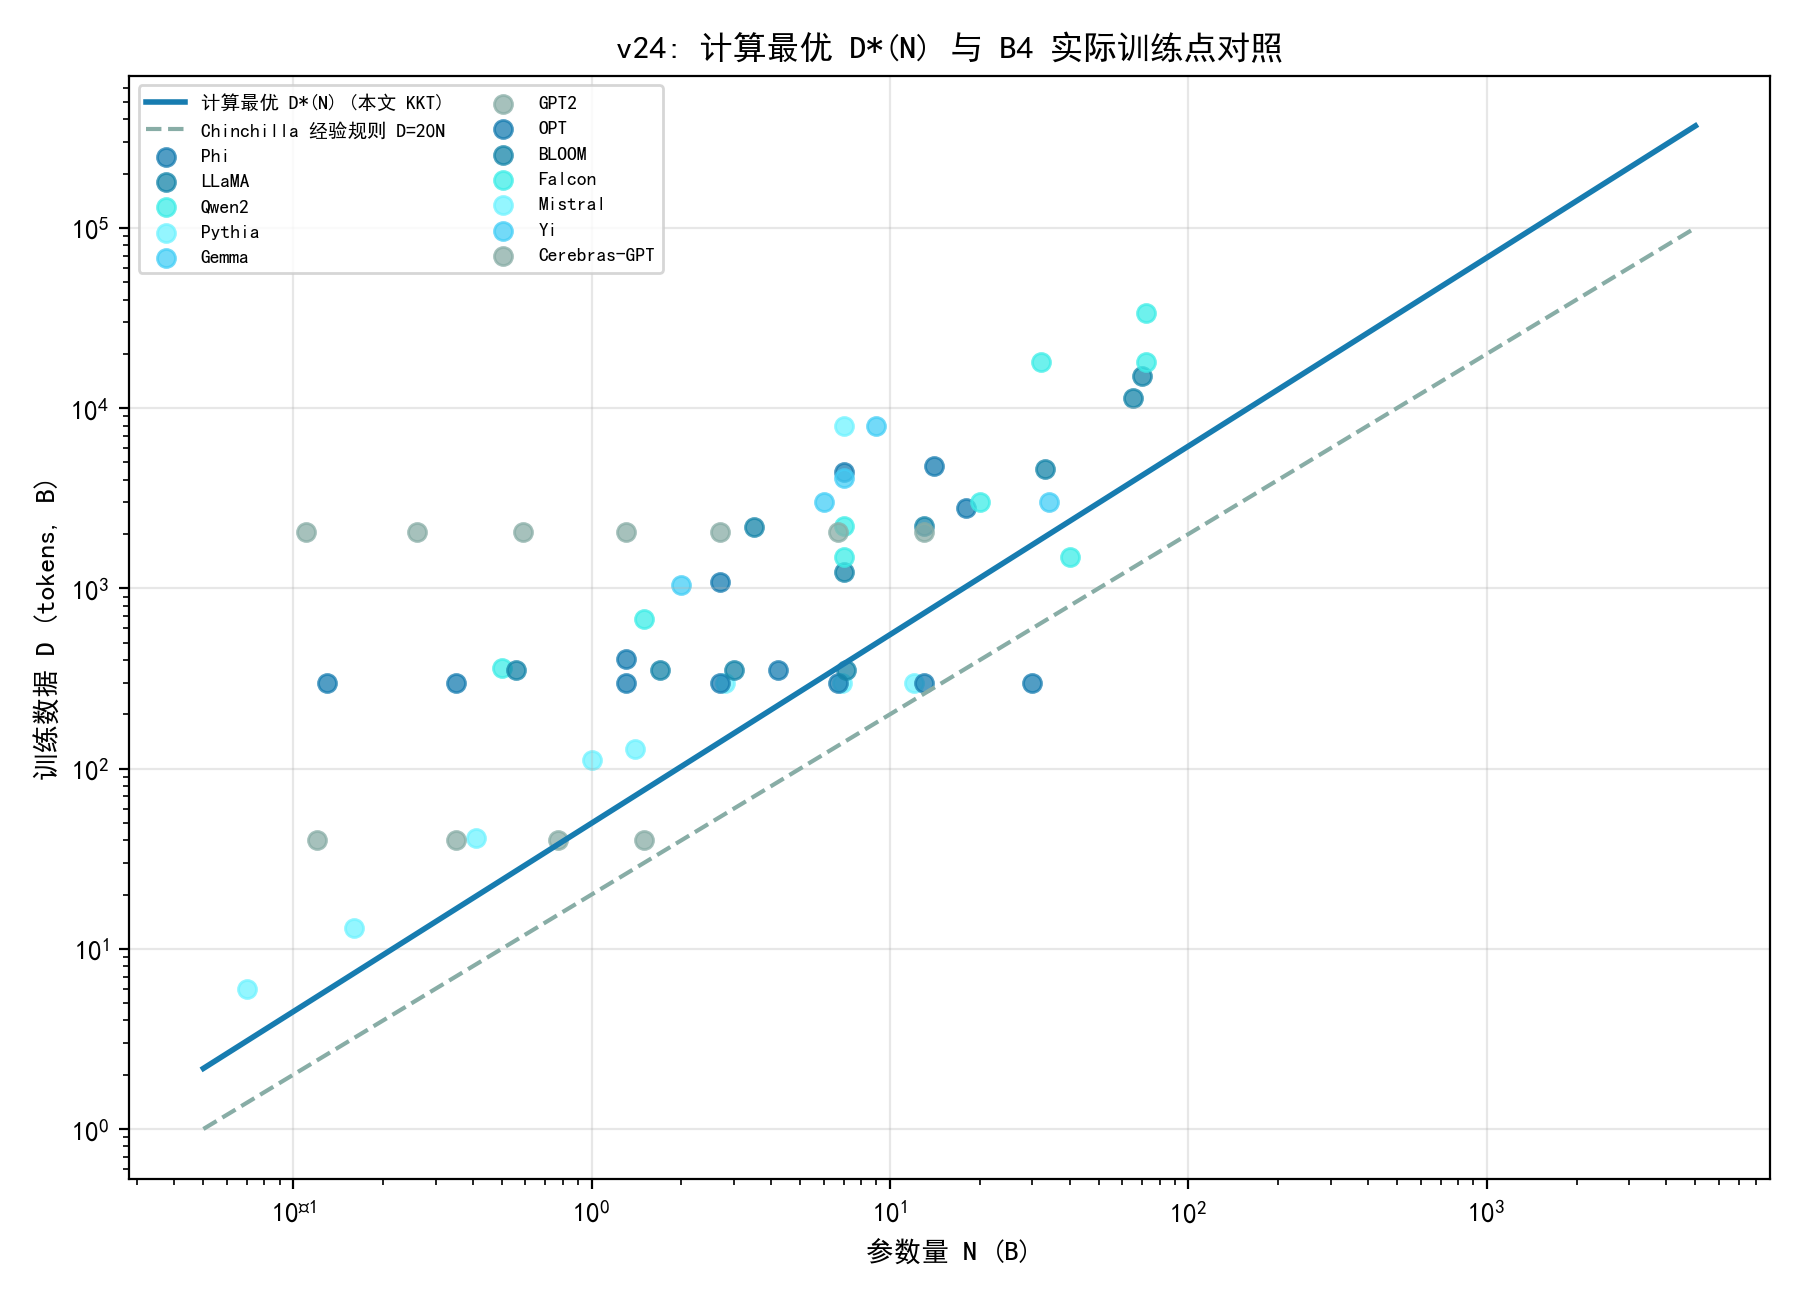

Here is the Python script that generated this plot:
# -*- coding: utf-8 -*-
"""
v24 实验: 计算最优 D*(N) 曲线 vs 实际前沿模型的训练数据规模
纯规模 (Q=Q0) 下由 KKT 均衡 N^a/D^b = aA/(bB) 得
    D*(N) = (bB/(aA))^{1/b} * N^{a/b}   (Chinchilla 式数据最优曲线)
对照:
1) B4 12 族 57 个实际训练点 (N_params_B, D_tokens_B).
2) Chinchilla 经验规则 D = 20*N (tokens/param=20).
3) 三档预算最优解 (D*,N*) 是否落在曲线上 (自洽性).
结论: 实际前沿模型普遍数据过量 (tokens/param 高于曲线 3-6 倍),
      符合"算力约束、数据充裕"的现实, 支撑 P3 结论.
输出: experiments/v24_p2_dstar_curve.png/.json/.csv
"""
import os, sys, json
import numpy as np
import pandas as pd
sys.path.insert(0, os.path.join(os.path.dirname(__file__), "..", "code"))
from p3_optimization import GL
from common import BASE, B

EX = os.path.join(os.path.dirname(__file__))
os.makedirs(EX, exist_ok=True)

import matplotlib
matplotlib.use("Agg")
import matplotlib.pyplot as plt
import matplotlib.font_manager as fm
for _f in ("SimHei.ttf", "simsun.ttf"):
    _p = os.path.join(BASE, _f)
    if os.path.exists(_p):
        fm.fontManager.addfont(_p)
plt.rcParams["font.sans-serif"] = ["SimHei"]
plt.rcParams["axes.unicode_minus"] = False
plt.rcParams["axes.prop_cycle"] = "cycler(color=['#177cb0', '#1685a9', '#3eede7', '#70f3ff', '#44cef6', '#88ada6'])"
import plotstyle

A, a, B_, b = GL["A"], GL["a"], GL["B"], GL["b"]
k = (b * B_ / (a * A)) ** (1 / b)   # D = k * N^{a/b}
expo = a / b
print(f"D*(N) = {k:.3f} * N^{expo:.4f}")


def dstar(N):
    return k * N ** expo


def main():
    b4 = pd.read_csv(os.path.join(B, "scaling_baseline.csv"))
    b4 = b4[b4["is_converged"] == 1]
    b4["D/N"] = b4["D_tokens_B"] / b4["N_params_B"]

    Ns = np.geomspace(0.05, 5000, 400)
    Ds = dstar(Ns)

    # 曲线上各 N 处 D/N 比
    dn_curve = k * Ns ** (expo - 1)

    fig, ax = plt.subplots(figsize=(9, 6.5))
    ax.loglog(Ns, Ds, lw=2, color="#177cb0", label="计算最优 D*(N) (本文 KKT)")
    N20 = np.geomspace(0.05, 5000, 100)
    ax.loglog(N20, 20 * N20, "--", lw=1.5, color="#88ada6", label="Chinchilla 经验规则 D=20N")
    fams = b4["family"].unique()
    for fm_ in fams:
        g = b4[b4["family"] == fm_]
        ax.scatter(g["N_params_B"], g["D_tokens_B"], s=42, alpha=0.75, label=fm_)
    ax.set_xlabel("参数量 N (B)"); ax.set_ylabel("训练数据 D (tokens, B)")
    ax.set_title("v24: 计算最优 D*(N) 与 B4 实际训练点对照")
    ax.legend(fontsize=7, ncol=2)
    ax.grid(alpha=0.3)
    fig.tight_layout(); fig.savefig(os.path.join(EX, "v24_p2_dstar_curve.png"), dpi=200)
    plt.close(fig)

    # 统计: 实际点 D/N 分布 vs 曲线上同 N 的理论 D/N
    theo = dstar(b4["N_params_B"].to_numpy()) / b4["N_params_B"].to_numpy()
    ratio = (b4["D_tokens_B"] / theo)
    med_ratio = float(np.median(ratio))
    print(f"\n实际点 D/N: 中位 {np.median(b4['D/N']):.0f}  (最小 {b4['D/N'].min():.0f}, 最大 {b4['D/N'].max():.0f})")
    print(f"实际 D / 理论 D*(同N): 中位 {med_ratio:.1f}x  (范围 {ratio.min():.1f}x-{ratio.max():.1f}x)")
    m65 = b4["N_params_B"].to_numpy() == 65.0
    print(f"LLaMA 65B: 实际 {11349/65:.0f} tok/param vs 理论 {theo[m65][0]:.0f} (≈{11349/65/theo[m65][0]:.1f}x)")

    # 自洽性: 三档预算最优解在曲线上的残差
    rows = []
    for Cb, form, N, D in [(1e19, "exp", 0.294, 3.81), (1e22, "power", 5.97, 219.3),
                           (1e24, "power", 50.5, 2865.8)]:
        dstar_v = dstar(N)
        rows.append({"C": Cb, "form": form, "N": N, "D": D, "Dstar": float(dstar_v),
                     "off_curve_pct": float((D / dstar_v - 1) * 100)})
    print("\n预算最优解对曲线的偏差 (含质量成本后, Q>Q0 时理论曲线偏离是预期):")
    for r in rows:
        print(f"  C={r['C']:.0e} {r['form']}: D*_opt={r['D']:.1f} vs 纯规模曲线 {r['Dstar']:.1f} (偏差 {r['off_curve_pct']:+.0f}%)")

    out = {"k": float(k), "expo": float(expo),
           "actual_DN_median": float(np.median(b4["D/N"])),
           "actual_vs_theory_median_x": med_ratio,
           "budget_opt_off_curve": rows}
    with open(os.path.join(EX, "v24_p2_dstar_curve.json"), "w", encoding="utf-8") as f:
        json.dump(out, f, ensure_ascii=False, indent=2)
    print("\ndone v24")


if __name__ == "__main__":
    main()
